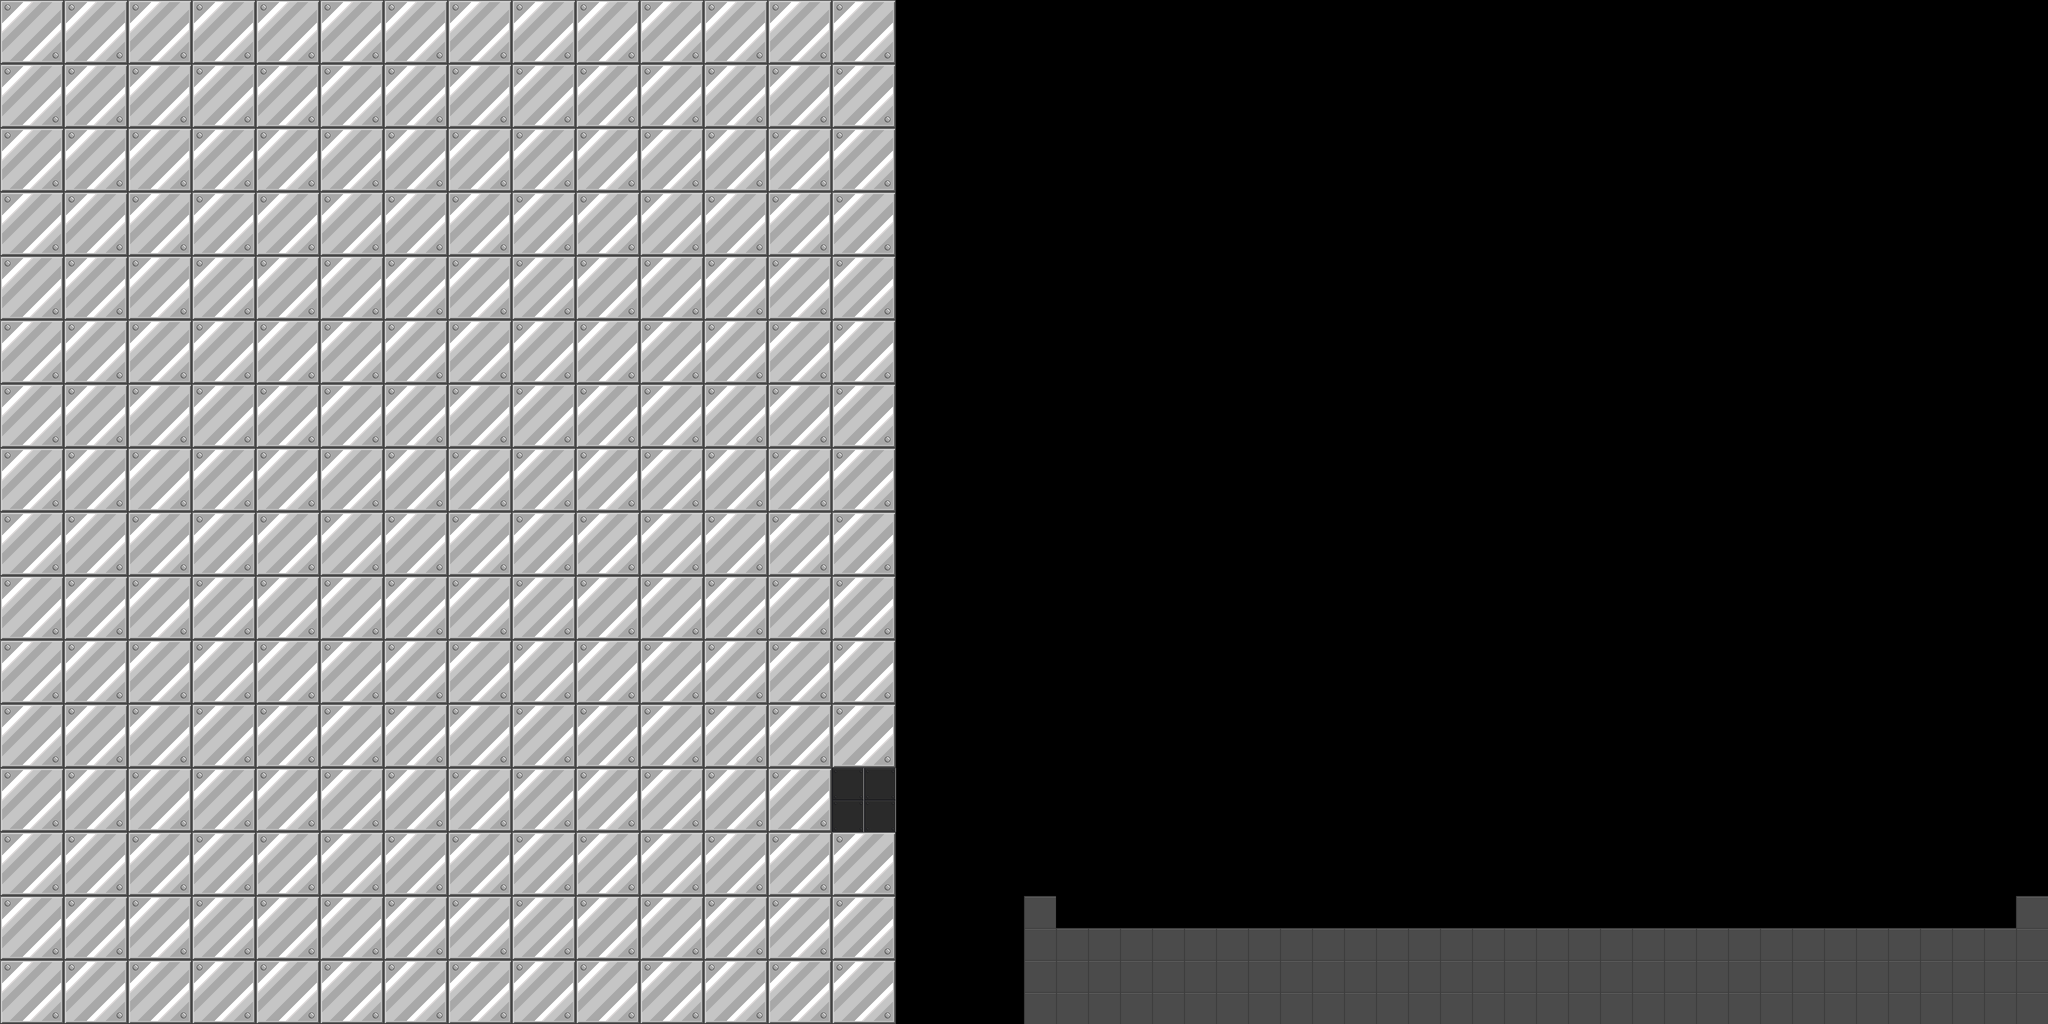

A level layout from a 2D game, rendered from its tile map. Below: a short description, then the map file with its tile-grid data intact:
An orthogonal 64x32 tile map with 64x64 px tiles, 1 tile layer (Camada de Tiles 1).

<map version="1.0" tiledversion="2018.05.24" orientation="orthogonal" renderorder="right-down" width="64" height="32" tilewidth="64" tileheight="64" infinite="0" nextlayerid="2" nextobjectid="1">
 <tileset firstgid="1" source="tile003.tsx" />
 <layer id="1" name="Camada de Tiles 1" width="64" height="32">
  <data encoding="csv">
7,8,7,8,7,8,7,8,7,8,7,8,7,8,7,8,7,8,7,8,7,8,7,8,7,8,7,8,0,0,0,0,0,0,0,0,0,0,0,0,0,0,0,0,0,0,0,0,0,0,0,0,0,0,0,0,0,0,0,0,0,0,0,0,
15,16,15,16,15,16,15,16,15,16,15,16,15,16,15,16,15,16,15,16,15,16,15,16,15,16,15,16,0,0,0,0,0,0,0,0,0,0,0,0,0,0,0,0,0,0,0,0,0,0,0,0,0,0,0,0,0,0,0,0,0,0,0,0,
7,8,7,8,7,8,7,8,7,8,7,8,7,8,7,8,7,8,7,8,7,8,7,8,7,8,7,8,0,0,0,0,0,0,0,0,0,0,0,0,0,0,0,0,0,0,0,0,0,0,0,0,0,0,0,0,0,0,0,0,0,0,0,0,
15,16,15,16,15,16,15,16,15,16,15,16,15,16,15,16,15,16,15,16,15,16,15,16,15,16,15,16,0,0,0,0,0,0,0,0,0,0,0,0,0,0,0,0,0,0,0,0,0,0,0,0,0,0,0,0,0,0,0,0,0,0,0,0,
7,8,7,8,7,8,7,8,7,8,7,8,7,8,7,8,7,8,7,8,7,8,7,8,7,8,7,8,0,0,0,0,0,0,0,0,0,0,0,0,0,0,0,0,0,0,0,0,0,0,0,0,0,0,0,0,0,0,0,0,0,0,0,0,
15,16,15,16,15,16,15,16,15,16,15,16,15,16,15,16,15,16,15,16,15,16,15,16,15,16,15,16,0,0,0,0,0,0,0,0,0,0,0,0,0,0,0,0,0,0,0,0,0,0,0,0,0,0,0,0,0,0,0,0,0,0,0,0,
7,8,7,8,7,8,7,8,7,8,7,8,7,8,7,8,7,8,7,8,7,8,7,8,7,8,7,8,0,0,0,0,0,0,0,0,0,0,0,0,0,0,0,0,0,0,0,0,0,0,0,0,0,0,0,0,0,0,0,0,0,0,0,0,
15,16,15,16,15,16,15,16,15,16,15,16,15,16,15,16,15,16,15,16,15,16,15,16,15,16,15,16,0,0,0,0,0,0,0,0,0,0,0,0,0,0,0,0,0,0,0,0,0,0,0,0,0,0,0,0,0,0,0,0,0,0,0,0,
7,8,7,8,7,8,7,8,7,8,7,8,7,8,7,8,7,8,7,8,7,8,7,8,7,8,7,8,0,0,0,0,0,0,0,0,0,0,0,0,0,0,0,0,0,0,0,0,0,0,0,0,0,0,0,0,0,0,0,0,0,0,0,0,
15,16,15,16,15,16,15,16,15,16,15,16,15,16,15,16,15,16,15,16,15,16,15,16,15,16,15,16,0,0,0,0,0,0,0,0,0,0,0,0,0,0,0,0,0,0,0,0,0,0,0,0,0,0,0,0,0,0,0,0,0,0,0,0,
7,8,7,8,7,8,7,8,7,8,7,8,7,8,7,8,7,8,7,8,7,8,7,8,7,8,7,8,0,0,0,0,0,0,0,0,0,0,0,0,0,0,0,0,0,0,0,0,0,0,0,0,0,0,0,0,0,0,0,0,0,0,0,0,
15,16,15,16,15,16,15,16,15,16,15,16,15,16,15,16,15,16,15,16,15,16,15,16,15,16,15,16,0,0,0,0,0,0,0,0,0,0,0,0,0,0,0,0,0,0,0,0,0,0,0,0,0,0,0,0,0,0,0,0,0,0,0,0,
7,8,7,8,7,8,7,8,7,8,7,8,7,8,7,8,7,8,7,8,7,8,7,8,7,8,7,8,0,0,0,0,0,0,0,0,0,0,0,0,0,0,0,0,0,0,0,0,0,0,0,0,0,0,0,0,0,0,0,0,0,0,0,0,
15,16,15,16,15,16,15,16,15,16,15,16,15,16,15,16,15,16,15,16,15,16,15,16,15,16,15,16,0,0,0,0,0,0,0,0,0,0,0,0,0,0,0,0,0,0,0,0,0,0,0,0,0,0,0,0,0,0,0,0,0,0,0,0,
7,8,7,8,7,8,7,8,7,8,7,8,7,8,7,8,7,8,7,8,7,8,7,8,7,8,7,8,0,0,0,0,0,0,0,0,0,0,0,0,0,0,0,0,0,0,0,0,0,0,0,0,0,0,0,0,0,0,0,0,0,0,0,0,
15,16,15,16,15,16,15,16,15,16,15,16,15,16,15,16,15,16,15,16,15,16,15,16,15,16,15,16,0,0,0,0,0,0,0,0,0,0,0,0,0,0,0,0,0,0,0,0,0,0,0,0,0,0,0,0,0,0,0,0,0,0,0,0,
7,8,7,8,7,8,7,8,7,8,7,8,7,8,7,8,7,8,7,8,7,8,7,8,7,8,7,8,0,0,0,0,0,0,0,0,0,0,0,0,0,0,0,0,0,0,0,0,0,0,0,0,0,0,0,0,0,0,0,0,0,0,0,0,
15,16,15,16,15,16,15,16,15,16,15,16,15,16,15,16,15,16,15,16,15,16,15,16,15,16,15,16,0,0,0,0,0,0,0,0,0,0,0,0,0,0,0,0,0,0,0,0,0,0,0,0,0,0,0,0,0,0,0,0,0,0,0,0,
7,8,7,8,7,8,7,8,7,8,7,8,7,8,7,8,7,8,7,8,7,8,7,8,7,8,7,8,0,0,0,0,0,0,0,0,0,0,0,0,0,0,0,0,0,0,0,0,0,0,0,0,0,0,0,0,0,0,0,0,0,0,0,0,
15,16,15,16,15,16,15,16,15,16,15,16,15,16,15,16,15,16,15,16,15,16,15,16,15,16,15,16,0,0,0,0,0,0,0,0,0,0,0,0,0,0,0,0,0,0,0,0,0,0,0,0,0,0,0,0,0,0,0,0,0,0,0,0,
7,8,7,8,7,8,7,8,7,8,7,8,7,8,7,8,7,8,7,8,7,8,7,8,7,8,7,8,0,0,0,0,0,0,0,0,0,0,0,0,0,0,0,0,0,0,0,0,0,0,0,0,0,0,0,0,0,0,0,0,0,0,0,0,
15,16,15,16,15,16,15,16,15,16,15,16,15,16,15,16,15,16,15,16,15,16,15,16,15,16,15,16,0,0,0,0,0,0,0,0,0,0,0,0,0,0,0,0,0,0,0,0,0,0,0,0,0,0,0,0,0,0,0,0,0,0,0,0,
7,8,7,8,7,8,7,8,7,8,7,8,7,8,7,8,7,8,7,8,7,8,7,8,7,8,7,8,0,0,0,0,0,0,0,0,0,0,0,0,0,0,0,0,0,0,0,0,0,0,0,0,0,0,0,0,0,0,0,0,0,0,0,0,
15,16,15,16,15,16,15,16,15,16,15,16,15,16,15,16,15,16,15,16,15,16,15,16,15,16,15,16,0,0,0,0,0,0,0,0,0,0,0,0,0,0,0,0,0,0,0,0,0,0,0,0,0,0,0,0,0,0,0,0,0,0,0,0,
7,8,7,8,7,8,7,8,7,8,7,8,7,8,7,8,7,8,7,8,7,8,7,8,7,8,22,22,0,0,0,0,0,0,0,0,0,0,0,0,0,0,0,0,0,0,0,0,0,0,0,0,0,0,0,0,0,0,0,0,0,0,0,0,
15,16,15,16,15,16,15,16,15,16,15,16,15,16,15,16,15,16,15,16,15,16,15,16,15,16,22,22,0,0,0,0,0,0,0,0,0,0,0,0,0,0,0,0,0,0,0,0,0,0,0,0,0,0,0,0,0,0,0,0,0,0,0,0,
7,8,7,8,7,8,7,8,7,8,7,8,7,8,7,8,7,8,7,8,7,8,7,8,7,8,7,8,0,0,0,0,0,0,0,0,0,0,0,0,0,0,0,0,0,0,0,0,0,0,0,0,0,0,0,0,0,0,0,0,0,0,0,0,
15,16,15,16,15,16,15,16,15,16,15,16,15,16,15,16,15,16,15,16,15,16,15,16,15,16,15,16,0,0,0,0,0,0,0,0,0,0,0,0,0,0,0,0,0,0,0,0,0,0,0,0,0,0,0,0,0,0,0,0,0,0,0,0,
7,8,7,8,7,8,7,8,7,8,7,8,7,8,7,8,7,8,7,8,7,8,7,8,7,8,7,8,0,0,0,0,12,0,0,0,0,0,0,0,0,0,0,0,0,0,0,0,0,0,0,0,0,0,0,0,0,0,0,0,0,0,0,12,
15,16,15,16,15,16,15,16,15,16,15,16,15,16,15,16,15,16,15,16,15,16,15,16,15,16,15,16,0,0,0,0,12,12,12,12,12,12,12,12,12,12,12,12,12,12,12,12,12,12,12,12,12,12,12,12,12,12,12,12,12,12,12,12,
7,8,7,8,7,8,7,8,7,8,7,8,7,8,7,8,7,8,7,8,7,8,7,8,7,8,7,8,0,0,0,0,12,12,12,12,12,12,12,12,12,12,12,12,12,12,12,12,12,12,12,12,12,12,12,12,12,12,12,12,12,12,12,12,
15,16,15,16,15,16,15,16,15,16,15,16,15,16,15,16,15,16,15,16,15,16,15,16,15,16,15,16,0,0,0,0,12,12,12,12,12,12,12,12,12,12,12,12,12,12,12,12,12,12,12,12,12,12,12,12,12,12,12,12,12,12,12,12
</data>
 </layer>
</map>
